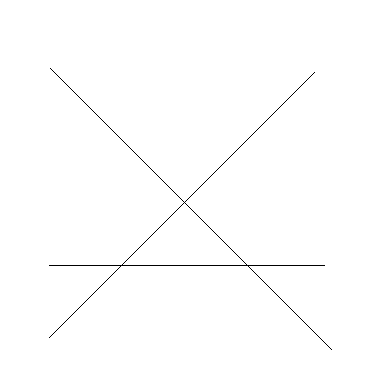
#> input picture Lab3/Hough-Line-Detection/imgs/ex3.png, 384 x 384 px
$ python find_hough_lines.py imgs/ex3.png
#> lines starting #> are read from the running program, lines starting #| are printed output that depends on the picture; after the words box and inside, x2 and y2 are one past the last pixel; in counts of white or black regions, pixels touching at a corner belong together
#> in main, input_img is the input picture: shape (384, 384, 3); 99.4% white; black in thin lines or dots, all inside (x1, y1, x2, y2) = (49, 68, 332, 350)
# -*- coding: utf-8 -*-

"""
Hough transform function to detect lines from the image.

Input:
    img - Full path of the input image.
    num_rho - No. of Rhos in Rho-Theta Hough Space. Default 180.
    num_theta - No. of Thetas in Rho-Theta Hough Space. Default 180.
    bin_threshold - bin / vote values above or below the bin_threshold are shortlisted as lines. Default 150.

Return:
    line_img - Image with the Lines drawn
    lines - List of lines in format (rho,theta,x1,y1,x2,y2)

"""

import argparse
import cv2
import numpy as np
import math
import matplotlib.pyplot as plt

def find_hough_lines(image, edge_image, num_rhos, num_thetas, bin_threshold):

#> called with num_rhos = 180, num_thetas = 180, bin_threshold = 150
  img_height, img_width = edge_image.shape[:2]
#> img_height = 384; img_width = 384
  img_height_half = img_height / 2
#> img_height_half = 192
  img_width_half = img_width / 2
#> img_width_half = 192

  # Rho and Theta ranges
  diag_len = np.sqrt(np.square(img_height) + np.square(img_width))
#> diag_len = 543.1
  dtheta = 180 / num_thetas
  drho = (2 * diag_len) / num_rhos
#> drho = 6.03

  ## Thetas is bins created from 0 to 180 degree with increment of the provided dtheta
  thetas = np.arange(0, 180, step=dtheta)

  ## Rho ranges from -diag_len to diag_len where diag_len is the diagonal length of the input image
  rhos = np.arange(-diag_len, diag_len, step=drho)
#> rhos = 180 values from -543.1 to 537

  #
  cos_thetas = np.cos(np.deg2rad(thetas))
  sin_thetas = np.sin(np.deg2rad(thetas))

  # Hough accumulator array of theta vs rho, (rho,theta)
  accumulator = np.zeros((len(rhos), len(thetas)))

  #
  figure = plt.figure()
  hough_plot = figure.add_subplot()
  hough_plot.set_facecolor((0, 0, 0))
  hough_plot.title.set_text("Hough Space")

  # Iterate through pixels and if non-zero pixel process it for hough space
  for y in range(img_height):
    for x in range(img_width):
      if edge_image[y][x] != 0:
        edge_pt = [y - img_height_half, x - img_width_half]
        hough_rhos, hough_thetas = [], []

        # Iterate through theta ranges to calculate the rho values
        for theta_idx in range(len(thetas)):
          # Calculate rho value
          rho = (edge_pt[1] * cos_thetas[theta_idx]) + (edge_pt[0] * sin_thetas[theta_idx])
          theta = thetas[theta_idx]

          # Get index of nearest rho value
          rho_idx = np.argmin(np.abs(rhos - rho))

          #increment the vote for (rho_idx,theta_idx) pair
          accumulator[rho_idx][theta_idx] += 1

          #
          hough_rhos.append(rho)
          hough_thetas.append(theta)

        #
        hough_plot.plot(hough_thetas, hough_rhos, color="white", alpha=0.05)
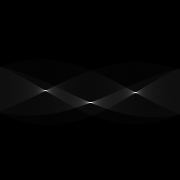
#> accumulator: shape (180, 180) float64; min 0, max 293, mean 4.6; drawn with min black and max white


  #
  output_img = image.copy()
  # Output list of detected lines. A single line would be a tuple of (rho,theta,x1,y1,x2,y2)
  out_lines = []

  for y in range(accumulator.shape[0]):
    for x in range(accumulator.shape[1]):
      #
      if accumulator[y][x] > bin_threshold:
        rho = rhos[y]
        theta = thetas[x]

        # a and b are intercepts in x and y direction
        a = np.cos(np.deg2rad(theta))
        b = np.sin(np.deg2rad(theta))

        x0 = (a * rho) + img_width_half
        y0 = (b * rho) + img_height_half

        # Get the extreme points to draw the line
        x1 = int(x0 + 1000 * (-b))
        y1 = int(y0 + 1000 * (a))
        x2 = int(x0 - 1000 * (-b))
        y2 = int(y0 - 1000 * (a))

        # Plot the Maxima point on the Hough Space Plot
        hough_plot.plot([theta], [rho], marker='o', color="yellow")

        #
        output_img = cv2.line(output_img, (x1,y1), (x2,y2), (0,255,0), 1)

        # Add the data for the line to output list
        out_lines.append((rho,theta,x1,y1,x2,y2))
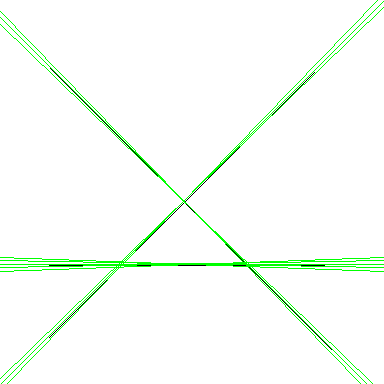
#> output_img: shape (384, 384, 3); 2.57% of pixels changed, all inside (x1, y1, x2, y2) = (0, 0, 384, 384)
#> after the loop, out_lines = 11 items

  #
  hough_plot.invert_yaxis()
  hough_plot.invert_xaxis()
  plt.show()
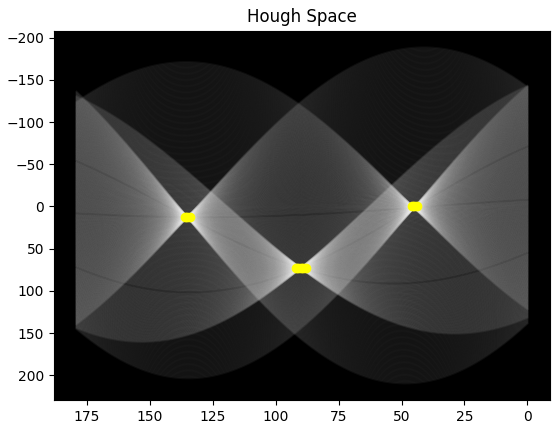
#> figure drawn by matplotlib, 1 panel; curve peaks at x = 179, y = 139.8; curve peaks at x = 179, y = 138.8; curve peaks at x = 179, y = 137.8

  return output_img, out_lines

def peak_votes(accumulator, thetas, rhos):
    """ Finds the max number of votes in the hough accumulator """
    idx = np.argmax(accumulator)
    rho = rhos[int(idx / accumulator.shape[1])]
    theta = thetas[idx % accumulator.shape[1]]

    return idx, theta, rho


def theta2gradient(theta):
    """ Finds slope m from theta """
    return np.cos(theta) / np.sin(theta)


def rho2intercept(theta, rho):
    """ Finds intercept b from rho """
    return rho / np.sin(theta)

def main():

    parser = argparse.ArgumentParser(description='Find Hough lines from the image.')
    parser.add_argument('image_path', type=str, help='Full path of the input image.')
    parser.add_argument('--num_rho', type=float, help='No. of Rhos')
    parser.add_argument('--num_theta', type=float, help='No. of Thetas')
    parser.add_argument('--bin_threshold', type=int, help='Pixel values above or below the bin_threshold are lines.')

    args = parser.parse_args()

    img_path = args.image_path
    num_rho = 180
    num_theta = 180
    bin_threshold = 150
    lines_are_white = True

    if args.num_rho:
        num_rho = args.num_rho

    if args.num_theta:
        num_theta = args.num_theta

    if args.bin_threshold:
        bin_threshold = args.bin_threshold

    input_img = cv2.imread(img_path)

    #Edge detection
    edge_image = cv2.cvtColor(input_img, cv2.COLOR_BGR2GRAY)
    ret, edge_image = cv2.threshold(edge_image, 120, 255, cv2.THRESH_BINARY_INV)
    #edge_image = cv2.Canny(edge_image, 100, 200)

    cv2.imshow('Edge Image', edge_image)
    cv2.waitKey(0)

    if edge_image is not None:

        print ("Detecting Hough Lines Started!")
        line_img, lines = find_hough_lines(input_img, edge_image, num_rho, num_theta, bin_threshold)
#> lines = 11 items

        cv2.imshow('Detected Lines', line_img)
        cv2.waitKey(0)

        line_file = open('lines_list.txt', 'w')
        line_file.write('rho, \t theta, \t x1 ,\t y1,  \t x2 ,\t y2 \n')
        for i in range(len(lines)):
            line_file.write(str(lines[i][0]) + ' , ' + str(lines[i][1]) + ' , ' + str(lines[i][2]) + ' , ' + str(lines[i][3]) + ' , ' + str(lines[i][4]) + ' , ' + str(lines[i][5]) + '\n')
#> this loop made 11 passes
        line_file.close()

        if line_img is not None:
            cv2.imwrite("./out/lines_img.png", line_img)
    else:
        print ("Error in input image!")

    print ("Detecting Hough Lines Complete!")


if __name__ == "__main__":
    main()
